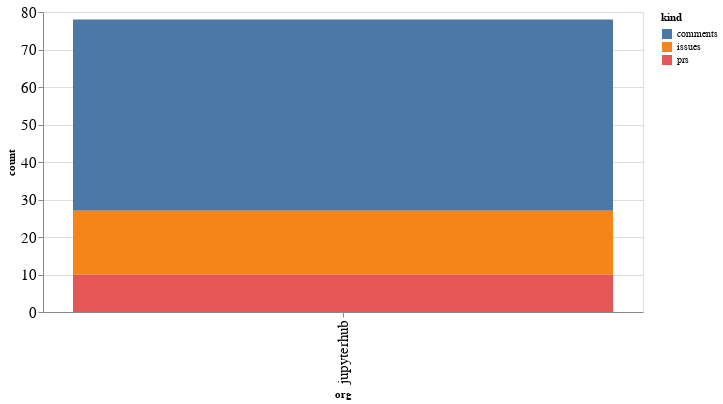

Notebook code for this chart:
### Code cell
alt.Chart(org_summaries, width=600).mark_bar().encode(
    x='org',
    y='count',
    color='kind',
    tooltip="org"
)

### Figure 1 — Vega-Lite specification as saved in the notebook (floating-point values rounded to 4 significant figures)
{"config": {"axisLeft": {"labelFontSize": 15}, "axisBottom": {"labelFontSize": 15}}, "data": {"name": "data-2e3d86df3b88cb7eb196811d0cbf51b5"}, "mark": "bar", "encoding": {"color": {"type": "nominal", "field": "kind"}, "tooltip": {"type": "nominal", "field": "org"}, "x": {"type": "nominal", "field": "org"}, "y": {"type": "quantitative", "field": "count"}}, "width": 600, "$schema": "https://vega.github.io/schema/vega-lite/v4.8.1.json", "datasets": {"data-2e3d86df3b88cb7eb196811d0cbf51b5": [{"org": "jupyterhub", "kind": "comments", "count": 51}, {"org": "jupyterhub", "kind": "issues", "count": 17}, {"org": "jupyterhub", "kind": "prs", "count": 10}]}}
